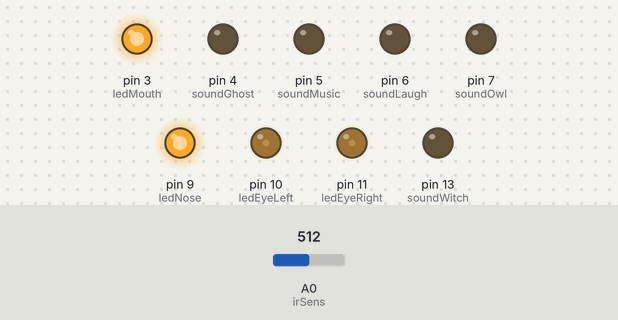
A sketch run on a simulated Arduino Uno, built with avr-gcc and run on an emulated ATmega328P. Parts: output pins drawn as LEDs (lit = HIGH). Inputs (shaded band) come from the test bench; at power-on: A0 (irSens) = 512. Random numbers use the default seed unless the sketch sets one.

Above: at 18.95 s.
At 19.15 s:
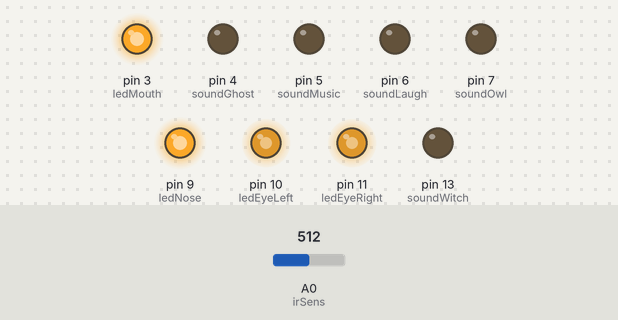
At 19.7 s:
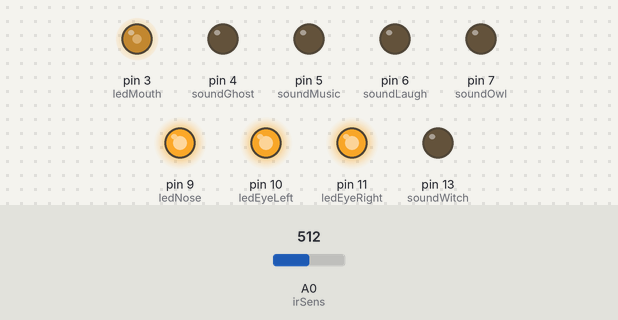
At 19.95 s:
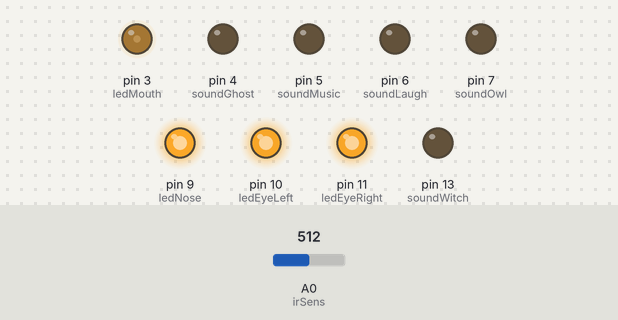
At 20.2 s:
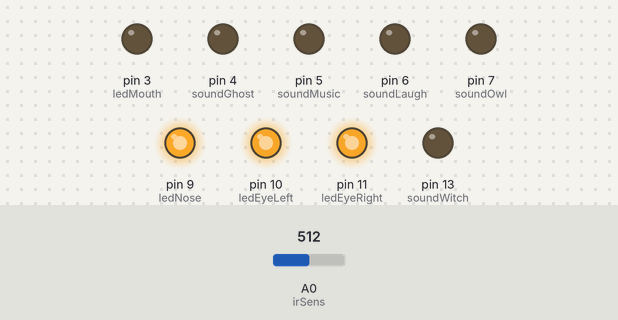
At 21.0 s:
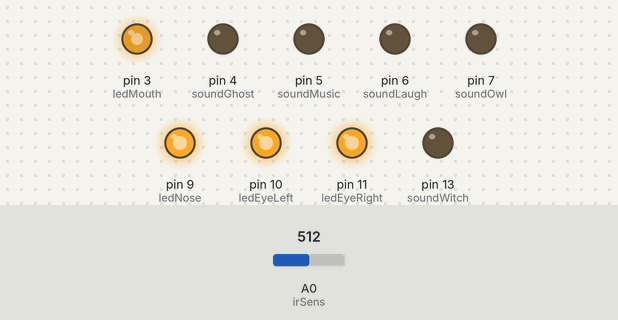
Timing chart, 0 to 22.7 s (numbered marks = the images above):
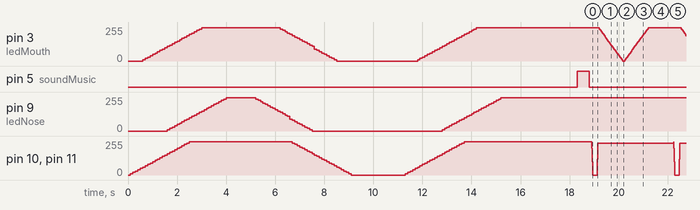

Measured:
- by itself, pin 3 (ledMouth): 10/255 → 20/255 at 0.70 s, → 30/255 0.10 s later, → 40/255 0.10 s later, → 50/255 0.10 s later, … (392 changes in this stretch)
- by itself, pin 10 (ledEyeLeft), pin 11 (ledEyeRight): 10/255 → 20/255 at 0.20 s, → 30/255 0.10 s later, → 40/255 0.10 s later, → 50/255 0.10 s later, … (143 changes in this stretch)

The sketch:

faceanim.ino
```cpp
/*
 * Animate a "face" with four LEDs for: eyes, nose and mounth
 * Uses PWM pins 3, 9, 10 and 11 to control four Adafruit White LED Backlight Modules
 * An IR proximity sensor is used to trigger some of the animation steps
 * An external sound generator can be controlled with 6 digital pins
 *
 * Created by István Z. Kovács, October 2020, updated October 2023
 */

// Enable IR sensor
#define IR_SENSOR
// Enable sound control
#define SOUND_CTRL
// Enable serial debug output
//#define DEBUG_SERIAL

// PWM pins controlling LEDs
int ledEyeLeft  = 10;
int ledEyeRight = 11;
int ledNose     = 9;
int ledMouth    = 3;

// Groups of LEDs
int ledeyes[2] = {ledEyeLeft, ledEyeRight};
int ledall[4] = {ledEyeLeft, ledEyeRight, ledNose, ledMouth};

// DO pins controlling extrenal sound generator (active HIGH)
#if defined(SOUND_CTRL)
int soundGhost = 4;
int soundMusic = 5;
int soundLaugh = 6;
int soundOwl   = 7;
int soundCrow  = 12;
int soundWitch = 13;
// Group of sounds
int soundsall[6] = {soundGhost, soundMusic, soundLaugh, soundOwl, soundCrow, soundWitch};
int randSoundNumber = 0;
#endif

// IR sensor pin
#if defined(IR_SENSOR)
int irSens     = A0;
unsigned int proxCounter = 0;
#endif

// Set initial state of the animation
//bool eyeLeftOpen  = false;
//bool eyeRightOpen = false;
//bool noseVis      = false;
//bool mouthVis     = false;

// Counters
unsigned int loopCounter   = 0;
long randWinkLoopNumber    = 3;
long randFadeOutLoopNumber = 13;

void setup() {

#if defined(DEBUG_SERIAL)
  Serial.begin(9600);
  while (!Serial) {
    ;
  }
  Serial.println("REBOOT started");
#endif

  // Define LED pins
  pinMode(ledEyeLeft, OUTPUT);
  pinMode(ledEyeRight, OUTPUT);
  pinMode(ledNose, OUTPUT);
  pinMode(ledMouth, OUTPUT);
  pinMode(irSens, INPUT);

  // Define sound pins and set them LOW (no SOUND_CTRL)
#if defined(SOUND_CTRL)
  pinMode(soundOwl, OUTPUT);
  digitalWrite(soundOwl, LOW);
  pinMode(soundLaugh, OUTPUT);
  digitalWrite(soundLaugh, LOW);
  pinMode(soundMusic, OUTPUT);
  digitalWrite(soundMusic, LOW);
  pinMode(soundGhost, OUTPUT);
  digitalWrite(soundGhost, LOW);
  pinMode(soundCrow, OUTPUT);
  digitalWrite(soundCrow, LOW);
  pinMode(soundWitch, OUTPUT);
  digitalWrite(soundWitch, LOW);
#endif

  // Dark face
  analogWrite(ledEyeLeft, 0);
  analogWrite(ledEyeRight, 0);
  analogWrite(ledNose, 0);
  analogWrite(ledMouth, 0);

  // If analog input pin 0 is unconnected, random analog
  // noise will cause the call to randomSeed() to generate
  // different seed numbers each time the sketch runs.
  // randomSeed() will then shuffle the random function.
  randomSeed(analogRead(0));

  // Intro animation & sound
  face_fade_in(10,100);
  delay(1000);
  scene_face_fade(1, 2000);
  delay(1000);
#if defined(SOUND_CTRL)
  sound(soundMusic);
#endif
}

void loop() {

#if defined(IR_SENSOR)
  // Detect proximity
  int ir = analogRead(irSens);
#if defined(DEBUG_SERIAL)
  Serial.print("IRSensor: ");
  Serial.println(ir);
#endif
  if (ir<100) {
    proxCounter++;
#if defined(DEBUG_SERIAL)
  Serial.print("IRSensor counter: ");
  Serial.println(proxCounter);
#endif
    if (proxCounter > 1){
#if defined(SOUND_CTRL)
      sound(soundWitch);
#endif
      proxCounter = 0;
    }
  }
#endif

  if (loopCounter==0){

    randWinkLoopNumber = random(5,16);
    randFadeOutLoopNumber = random(10,26);

    loopCounter++;

  } else if (loopCounter >= randFadeOutLoopNumber){

#if defined(SOUND_CTRL)
    randSoundNumber = random(0,6);
#if defined(DEBUG_SERIAL)
    Serial.print("RandomSound: ");
    Serial.println(randSoundNumber);
#endif
    sound(soundsall[randSoundNumber]);
    proxCounter = 0;
#endif

    scene_face_fade(1, 3000);
    loopCounter = 0;

  } else {

    scene_blink_wink();

    loopCounter++;
  }
}


// Scene functions
void scene_face_fade(int num_repeat, int dly_ms)
{
  for(int rep=0; rep < num_repeat; rep++){
    face_fade_out(10,100);
    delay(dly_ms);
    face_fade_in(10,100);
    delay(dly_ms);
  }
}

void scene_blink_wink()
{
  // Blink
  int len = sizeof(ledeyes)/sizeof(*ledeyes);
  //Serial.print(F("ledeyes len="));
  //Serial.println(len);
  blink(ledeyes, len, 250, 150);
  if (loopCounter % randWinkLoopNumber){
    //delay(3000);
    pulse(&ledMouth, 1, 250, 1);
    delay(1000);

  } else {
    // Wink
    delay(1000);
    if(random(0,2)==1)
      blink(&ledEyeRight, 1, 250, 750);
    else
      blink(&ledEyeLeft, 1, 250, 750);
    delay(1000);

    randWinkLoopNumber = random(5,14);
  }

}

// Face fade functions
void face_fade_in(int step_fadeValue, int dly_ms)
{
  for (int fadeValue = 0; fadeValue <= 50; fadeValue += step_fadeValue) {
    analogWrite(ledEyeLeft, fadeValue);
    analogWrite(ledEyeRight, fadeValue);
    delay(dly_ms);
  }
  for (int fadeValue = 50+step_fadeValue; fadeValue <= 150; fadeValue += step_fadeValue) {
    analogWrite(ledEyeLeft, fadeValue);
    analogWrite(ledEyeRight, fadeValue);
    analogWrite(ledMouth, fadeValue-50);
    delay(dly_ms);
  }
  for (int fadeValue = 150+step_fadeValue; fadeValue <= 250; fadeValue += step_fadeValue) {
    analogWrite(ledEyeLeft, fadeValue);
    analogWrite(ledEyeRight, fadeValue);
    analogWrite(ledNose, fadeValue-150);
    analogWrite(ledMouth, fadeValue-50);
    delay(dly_ms);
  }
  for (int fadeValue = 200+step_fadeValue; fadeValue <= 250; fadeValue += step_fadeValue) {
    analogWrite(ledNose, fadeValue-100);
    analogWrite(ledMouth, fadeValue);
    delay(dly_ms);
  }
  for (int fadeValue = 150+step_fadeValue; fadeValue <= 250; fadeValue += step_fadeValue) {
    analogWrite(ledNose, fadeValue);
    delay(dly_ms);
  }
}

void face_fade_out(int step_fadeValue, int dly_ms)
{
  for (int fadeValue = 250; fadeValue >= 150+step_fadeValue; fadeValue -= step_fadeValue) {
    analogWrite(ledNose, fadeValue);
    delay(dly_ms);
  }
  for (int fadeValue = 250; fadeValue >= 200+step_fadeValue; fadeValue -= step_fadeValue) {
    analogWrite(ledNose, fadeValue-100);
    analogWrite(ledMouth, fadeValue);
    delay(dly_ms);
  }
  for (int fadeValue = 250; fadeValue >= 150+step_fadeValue; fadeValue -= step_fadeValue) {
    analogWrite(ledEyeLeft, fadeValue);
    analogWrite(ledEyeRight, fadeValue);
    analogWrite(ledNose, fadeValue-150-step_fadeValue);
    analogWrite(ledMouth, fadeValue-50);
    delay(dly_ms);
  }
  for (int fadeValue = 150; fadeValue >= 50+step_fadeValue; fadeValue -= step_fadeValue) {
    analogWrite(ledEyeLeft, fadeValue);
    analogWrite(ledEyeRight, fadeValue);
    analogWrite(ledMouth, fadeValue-50-step_fadeValue);
    delay(dly_ms);
  }
  for (int fadeValue = 50; fadeValue >= 0; fadeValue -= step_fadeValue) {
    analogWrite(ledEyeLeft, fadeValue);
    analogWrite(ledEyeRight, fadeValue);
    delay(dly_ms);
  }
}

// Action functions
void blink(int *ledarr, int lenarr, int startend_fadeValue, int dly_ms)
{
  // Blink = fade out from start_fadeValue to 0 and fade in from 0 to start_fadeValue, with dly_ms in-between fades
  fade_out(ledarr, lenarr, startend_fadeValue, 50, 10);
  delay(dly_ms);
  fade_in(ledarr, lenarr, startend_fadeValue, 60, 10);
}

void pulse(int *ledarr, int lenarr, int startend_fadeValue, int num_repeat)
{
  for (int rep = 0; rep < num_repeat; rep+=1){
    fade_out(ledarr, lenarr, startend_fadeValue, 10, 40);
    fade_in(ledarr, lenarr, startend_fadeValue, 10, 40);
  }

}

// Fade functions
void fade_in(int *ledarr, int lenarr, int end_fadeValue, int step_fadeValue, int dly_ms)
{
  // Fade in, from 0 to end_fadeValue in increments of step_fadeValue points, with dly_ms in-between increments
  for (int fadeValue = 0 ; fadeValue <= end_fadeValue; fadeValue += step_fadeValue) {
    for (int led = 0; led < lenarr; led++)
      analogWrite(ledarr[led], fadeValue);
    delay(dly_ms);
  }
}

void fade_out(int *ledarr, int lenarr, int start_fadeValue, int step_fadeValue, int dly_ms)
{
  // Fade out, from start_fadeValue to 0 in decrements of step_fadeValue points, with dly_ms in-between decrements
  for (int fadeValue = start_fadeValue ; fadeValue >= 0; fadeValue -= step_fadeValue) {
    for (int led = 0; led < lenarr; led++)
      analogWrite(ledarr[led], fadeValue);
    delay(dly_ms);
  }
}

// Sound control functions
// Assumes an external sound generator activated via a digital pin
void sound(int soundpin)
{
#if defined(DEBUG_SERIAL)
  Serial.print("Sound: ");
  Serial.println(soundpin);
#endif
  digitalWrite(soundpin, HIGH);
  delay(500);
  digitalWrite(soundpin, LOW);
  delay(100);
}
```
